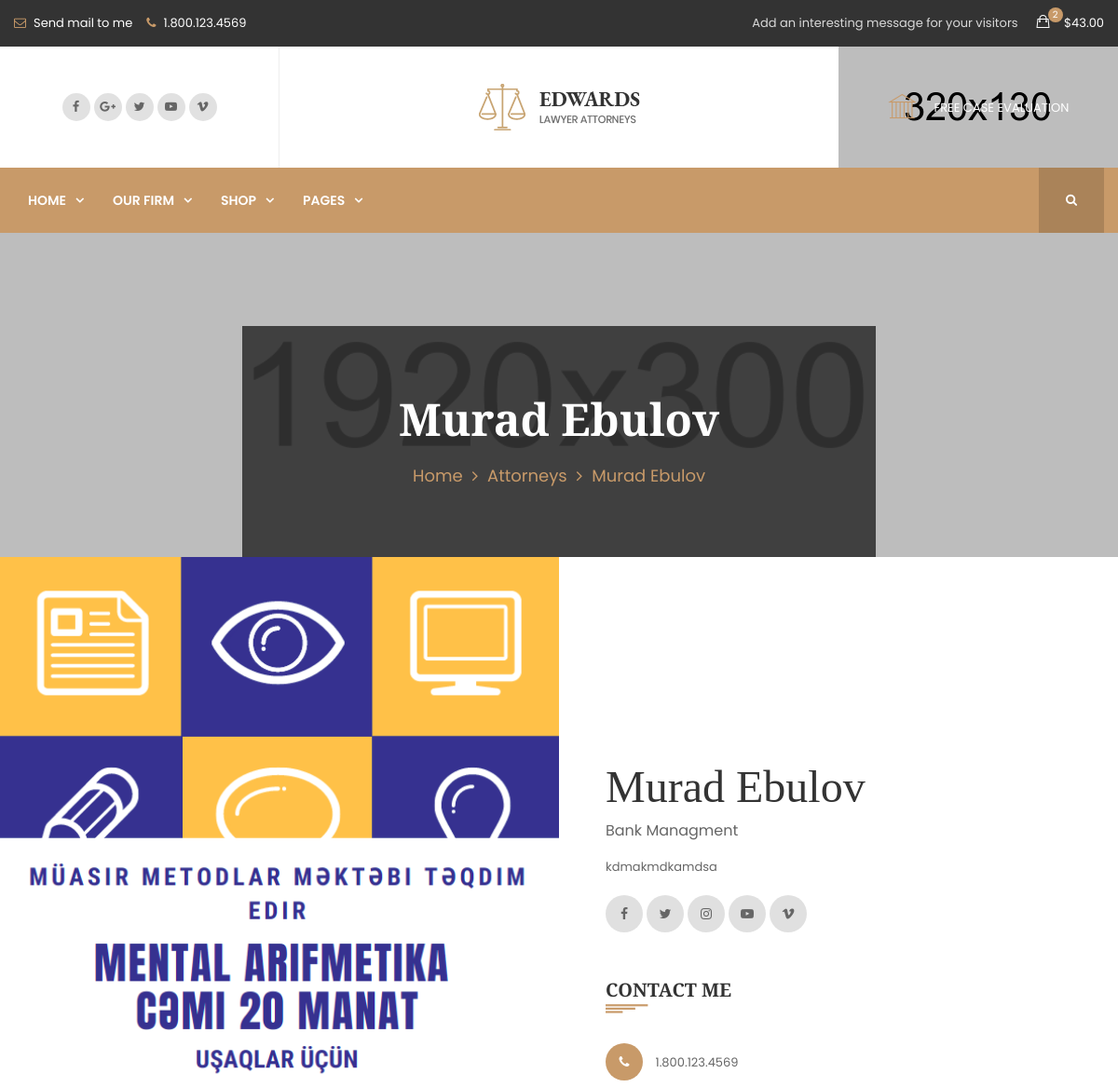
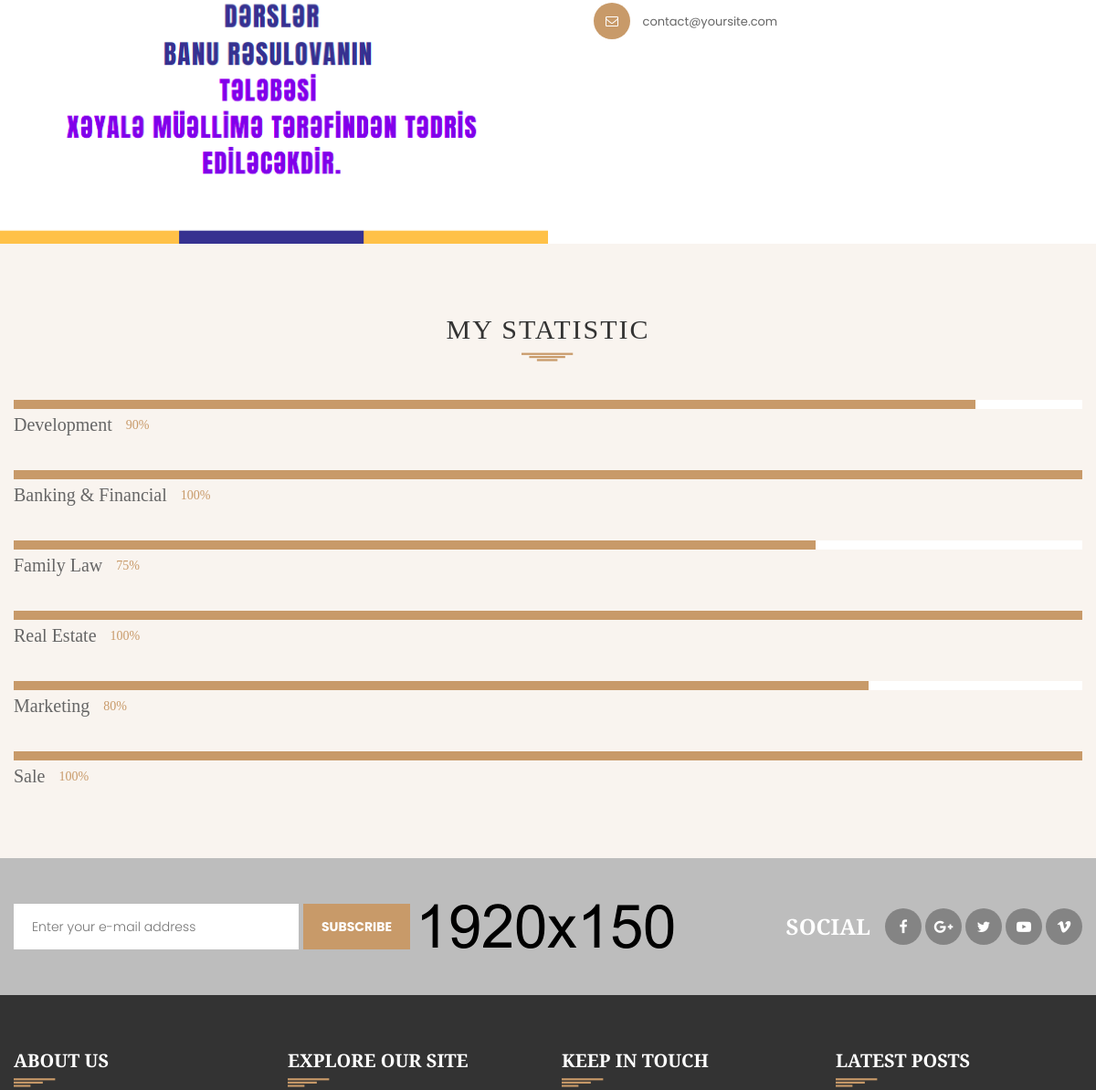
The app's page /singleattorney/ (upper part), older data (2 pictures, top to bottom).
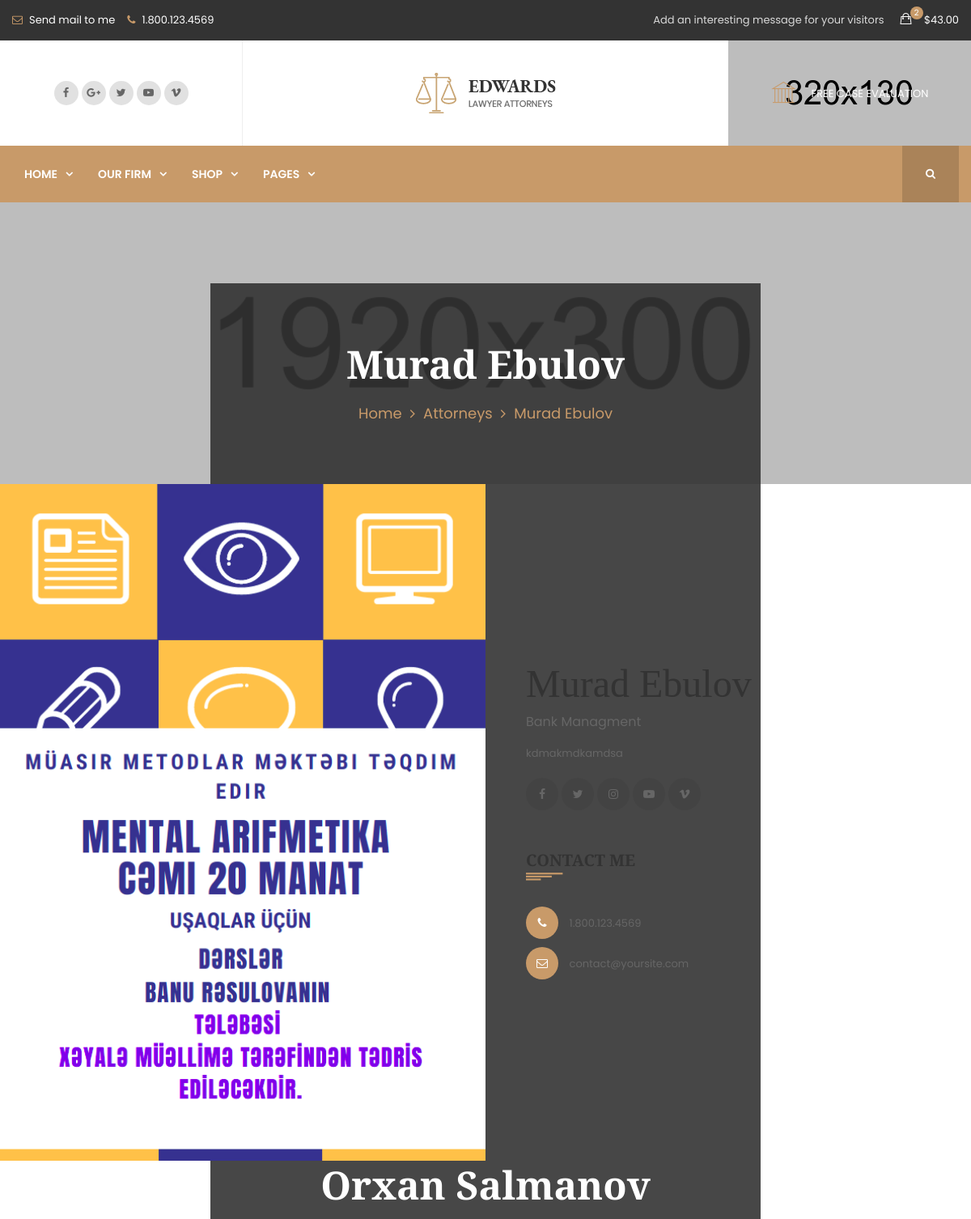
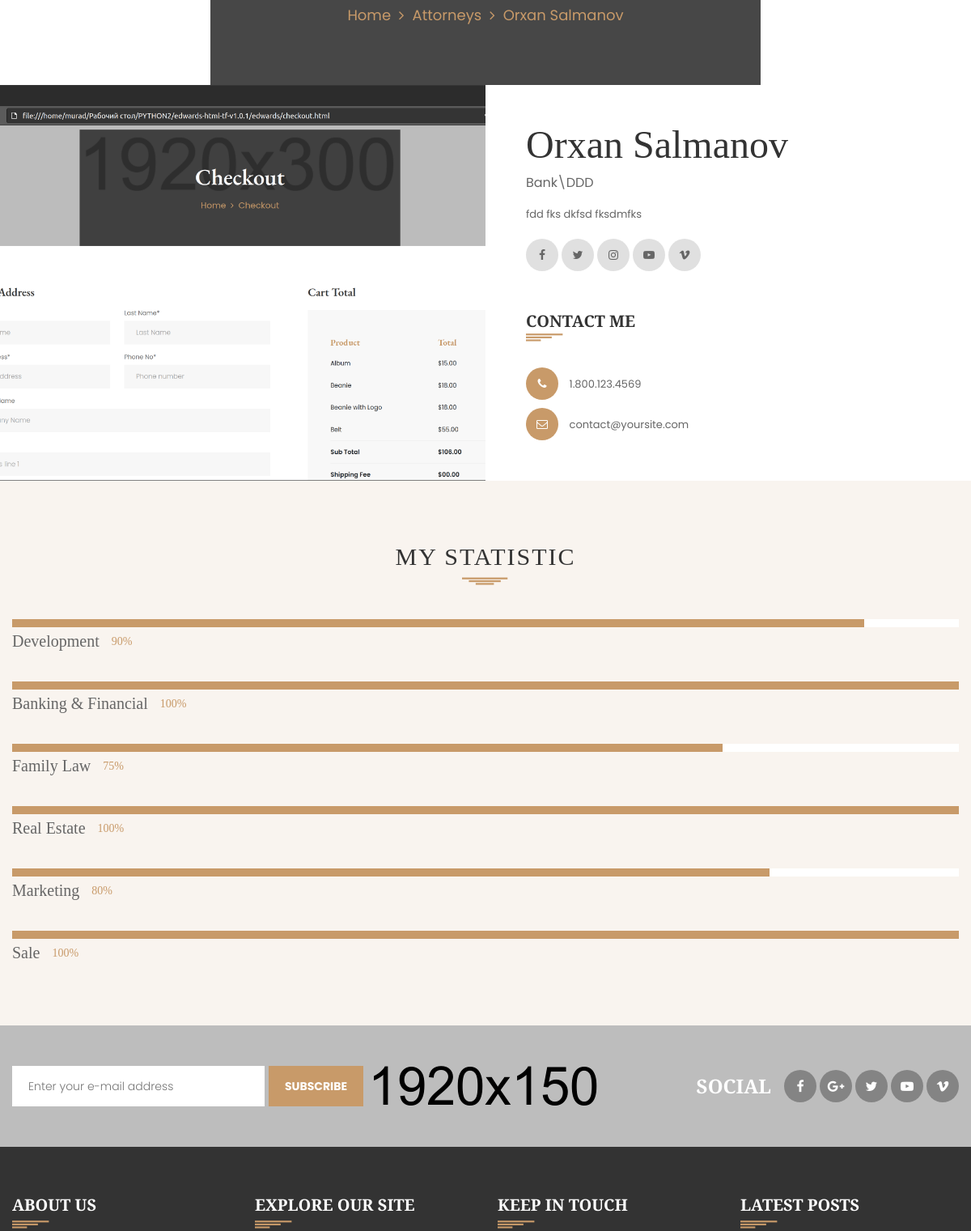
The same page, newer data (2 pictures, top to bottom).
### home/models.py (models this page shows, shortened)
class Attorney(models.Model):
    name = models.CharField(max_length=40)
    surname = models.CharField(max_length=40)
    absolutejob = models.CharField(max_length=40)
    biography = models.TextField()
    image = models.ImageField()
    date = models.DateField(auto_now=True)

### home/views.py (the view)
# urls.py: path('singleattorney/',views.singleattorney),
def singleattorney(request):
    singleattorney = Attorney.objects.all()
    return render(request,"single-attorney.html",{'singleattorney': singleattorney})

### templates/single-attorney.html (shortened to what this page needs)
{% extends "base.html"%}
{% block body %}
{% load static %}
    <div class="main-wrapper">
      <div class="header-section d-none d-lg-block">
        <div class="header-top">
            <div class="container">
                <div class="row">
                    <div class="col-lg-6">
                        <div class="header-top-left">
                            <div class="header-top-left-info">
                                <p><i class="fa fa-envelope-o"></i><a href="mailto:ebulzade@inbox.ru">Send mail to me</a></p>
                                <p><i class="fa fa-phone"></i><a href="#">1.800.123.4569</a></p>
                            </div>
                        </div>
                    </div>
                    <div class="col-lg-6">
                        <div class="header-top-right">
                            <p class="header-top-right-text">Add an interesting message for your visitors</p>
                            <a href="http://localhost:8000/cart" class="header-top-right-cart">
                                <i class="ion-bag" data-count="2"></i> $43.00
                            </a>
                        </div>
                    </div>
                </div>
            </div>
        </div>
        <div class="header-middle">
            <div class="row no-gutters">
                <div class="header-middle-left col-auto">
                    <div class="header-middle-social">
                        <a href="#"><i class="fa fa-facebook"></i></a>
                        <a href="#"><i class="fa fa-google-plus"></i></a>
                        <a href="#"><i class="fa fa-twitter"></i></a>
                        <a href="#"><i class="fa fa-youtube-play"></i></a>
                        <a href="#"><i class="fa fa-vimeo"></i></a>
                    </div>
                </div>
                <div class="header-middle-center col">
                    <div class="header-logo">
                        <a href="http://localhost:8000"><img src="{% static 'assets/images/logo/logo_1.png' %}" alt="Lawyer Attorneys"></a>
                    </div>
                </div>
                <div class="header-middle-right col-auto">
                    <div class="header-middle-free-case">
                        <a href="http://localhost:8000/contact"><i class="pe-7s-culture"></i>FREE CASE EVALUATION</a>
                    </div>
                </div>
            </div>
        </div>
        <div class="header-bottom">
            <div class="container">
                <div class="row">
                    <div class="col">
                        <div class="primary-menu">
                            <nav>
                                <ul>
                                    <li class="menu-item-has-children"><a href="http://localhost:8000">Home</a>
                                    </li>
                                    <li class="menu-item-has-children"><a href="#">Our Firm</a>
                                    </li>
                                    <li class="menu-item-has-children"><a href="http://localhost:8000/shop">Shop</a>
                                    </li>
                                    <li class="menu-item-has-children"><a href="#">Pages</a>
                                    </li>
                                </ul>
                            </nav>
                        </div>
                    </div>
                    <div class="col-auto">
                        <button class="header-bottom-search-toggle header-search-toggle" data-target="#fullscreen-search-overlay"><i class="fa fa-search"></i></button>
                    </div>
                </div>
            </div>
        </div>
    </div>
        <div class="page-banner-section section">
            <div class="container">
                {% for attorney in singleattorney %}
                <div class="page-title-container">
                    <div class="inner">
                        <h1 class="page-title">{{attorney.name}} {{attorney.surname}}</h1>
                        <ul class="page-breadcrumb">
                            <li><a href="http://localhost:8000/">Home</a></li>
                            <li><a href="http://localhost:8000/attorneys">Attorneys</a></li>
                            <li>{{attorney.name}} {{attorney.surname}}</li>
                        </ul>
                    </div>
                </div>
            </div>
        </div>
        <div class="section">
            <div class="row no-gutters">
                <div class="single-team-image col-lg-6 col-12">
                    <img src="{{ attorney.image.url }}" alt="">
                </div>
                <div class="single-team-content col-lg-6 col-12">
                    <h1 class="name">{{attorney.name}} {{attorney.surname}}</h1>
                    <span class="title">{{attorney.absolutejob}}</span>
                    <div class="desc">
                        <p>{{attorney.biography}}</p>
                    </div>
                    <div class="single-team-socail">
                        <a href="#"><i class="fa fa-facebook"></i></a>
                        <a href="#"><i class="fa fa-twitter"></i></a>
                        <a href="#"><i class="fa fa-instagram"></i></a>
                        <a href="#"><i class="fa fa-youtube-play"></i></a>
                        <a href="#"><i class="fa fa-vimeo"></i></a>
                    </div>
                    <div class="single-team-contact">
                        <h4 class="widget-title">Contact Me</h4>
                        <ul>
                            <li><i class="fa fa-phone"></i> 1.800.123.4569</li>
                            <li><i class="fa fa-envelope-o"></i> contact@yoursite.com</li>
                        </ul>
                    </div>
                </div>
            </div>
        </div>
     {% endfor %}
        <div class="single-team-skill-section section section-padding">
            <div class="container">
                <div class="row">
                    <div class="col-12">
                        <div class="section-title">
                            <h2 class="title">MY STATISTIC</h2>
                        </div>
                    </div>
                    <div class="col-12">
                        <div class="skill">
                            <div class="progress">
                                <div class="progress-bar" style="width: 90%;"></div>
                            </div>
                            <div class="text">Development <span class="value">90%</span></div>
                        </div>
                        <div class="skill">
                            <div class="progress">
                                <div class="progress-bar" style="width: 100%;"></div>
                            </div>
                            <div class="text">Banking & Financial <span class="value">100%</span></div>
                        </div>
                        <div class="skill">
                            <div class="progress">
                                <div class="progress-bar" style="width: 75%;"></div>
                            </div>
                            <div class="text">Family Law <span class="value">75%</span></div>
                        </div>
                        <div class="skill">
                            <div class="progress">
                                <div class="progress-bar" style="width: 100%;"></div>
                            </div>
                            <div class="text">Real Estate <span class="value">100%</span></div>
                        </div>
                        <div class="skill">
                            <div class="progress">
                                <div class="progress-bar" style="width: 80%;"></div>
                            </div>
                            <div class="text">Marketing <span class="value">80%</span></div>
                        </div>
                        <div class="skill">
                            <div class="progress">
                                <div class="progress-bar" style="width: 100%;"></div>
                            </div>
                            <div class="text">Sale <span class="value">100%</span></div>
                        </div>
                    </div>
                </div>
            </div>
        </div>
        <div class="newsletter-socail-section section" data-bg-image="assets/images/bg/newsletter-bg.png">
            <div class="container">
                <div class="row justify-content-between align-items-center mbn-30">
                    <div class="col-lg-auto col-12 mb-30">
                        <div class="newsletter-form">
                            <form id="mc-form" class="mc-form">
                                <input id="mc-email" autocomplete="off" type="email" placeholder="Enter your e-mail address">
                                <input id="mc-submit" class="btn btn-primary" type="submit" value="SUBSCRIBE">
                            </form>
                        </div>
                    </div>
                    <div class="d-flex flex-wrap align-items-center col-lg-auto col-12 mb-25">
                        <h3 class="text-white text-uppercase mr-3 mb-0 mb-5 mb-sm-0">Social</h3>
                        <div class="footer-top-socail mb-5 mb-sm-0">
                            <a href="#"><i class="fa fa-facebook"></i></a>
                            <a href="#"><i class="fa fa-google-plus"></i></a>
                            <a href="#"><i class="fa fa-twitter"></i></a>
                            <a href="#"><i class="fa fa-youtube-play"></i></a>
                            <a href="#"><i class="fa fa-vimeo"></i></a>
                        </div>
                    </div>
                </div>
            </div>
        </div>
        <div class="footer-section section">
            <div class="container">
                <div class="footer-widget-area row">
                    <div class="footer-widget col-lg-3 col-md-6 col-12">
                        <h4 class="footer-widget-title">ABOUT US</h4>
                    </div>
                    <div class="footer-widget col-lg-3 col-md-6 col-12">
                        <h4 class="footer-widget-title">EXPLORE OUR SITE</h4>
                    </div>
                    <div class="footer-widget col-lg-3 col-md-6 col-12">
                        <h4 class="footer-widget-title">KEEP IN TOUCH</h4>
                    </div>
                    <div class="footer-widget col-lg-3 col-md-6 col-12">
                        <h4 class="footer-widget-title">LATEST POSTS</h4>
                    </div>
                </div>
            </div>
        </div>
    </div>
 {% endblock %}

### templates/base.html (shortened to what this page needs)
<!doctype html>
{% load static %}
<html class="no-js" lang="en">
<head>
    <link rel="stylesheet" href="{% static 'assets/css/vendor/bootstrap.min.css' %}">
    <link rel="stylesheet" href="{% static 'assets/css/vendor/font-awesome.min.css' %}">
    <link rel="stylesheet" href="{% static 'assets/css/vendor/ionicons.min.css' %}">
    <link rel="stylesheet" href="{% static 'assets/css/vendor/pe-icon-7-stroke.css' %}">
    <link rel="stylesheet" href="{% static 'assets/css/vendor/tm-lawyers-icon.css' %}">
    <link rel="stylesheet" href="{% static 'assets/css/plugins/animate.min.css' %}">
    <link rel="stylesheet" href="{% static 'assets/css/plugins/ion.rangeSlider.min.css' %}">
    <link rel="stylesheet" href="{% static 'assets/css/plugins/magnific-popup.css' %}">
    <link rel="stylesheet" href="{% static 'assets/css/plugins/slick.css' %}">
    <link rel="stylesheet" href="{% static 'assets/css/helper.css' %}">
    <link rel="stylesheet" href="{% static 'assets/css/style.css' %}">
</head>
 <body>
     {% block body %}
     {% endblock %}
  </body>
 </html>

Row changes from the older to the newer data that the page shows:
added Attorney: name "Orxan", surname "Salmanov", image (picture), absolutejob "Bank\\DDD", biography "fdd fks dkfsd fksdmfks"
